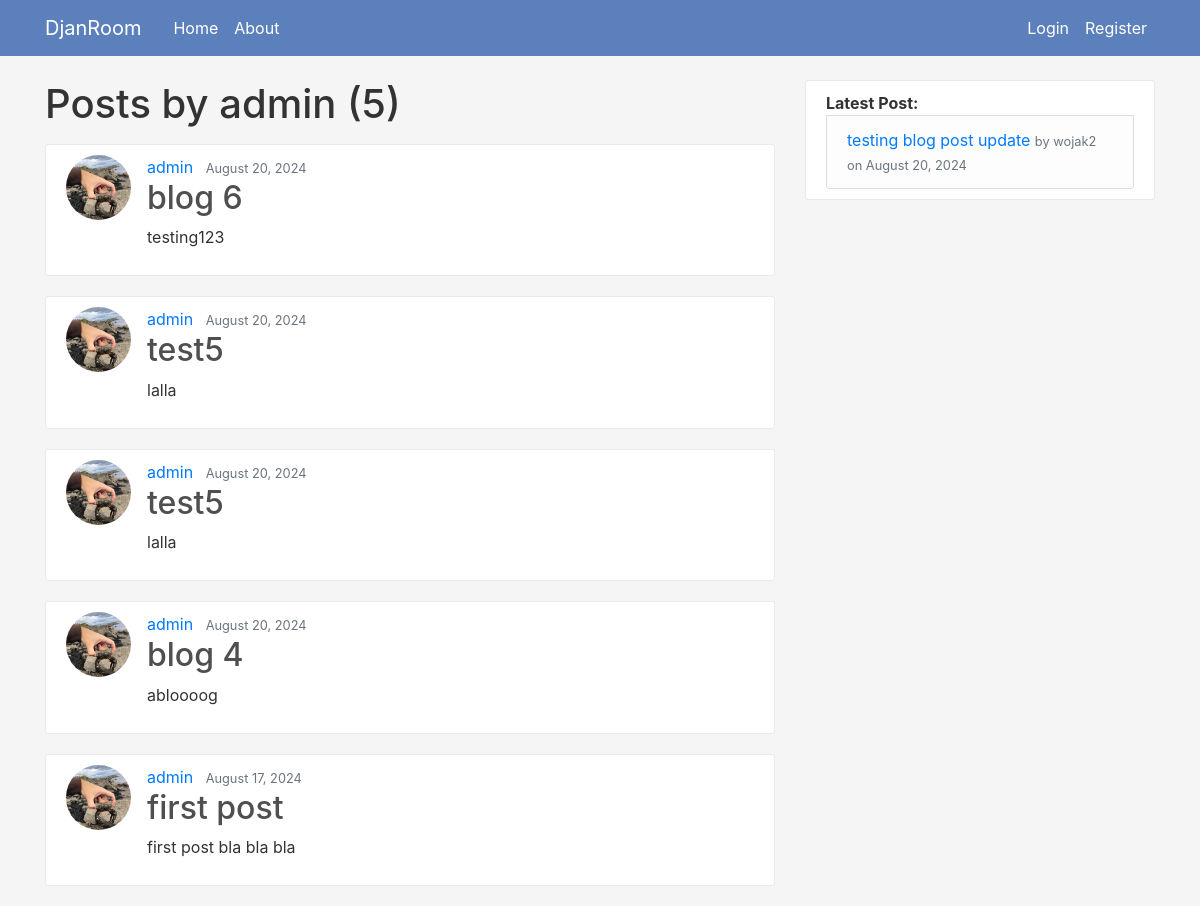
/user/admin, run on an earlier commit of the app's database.
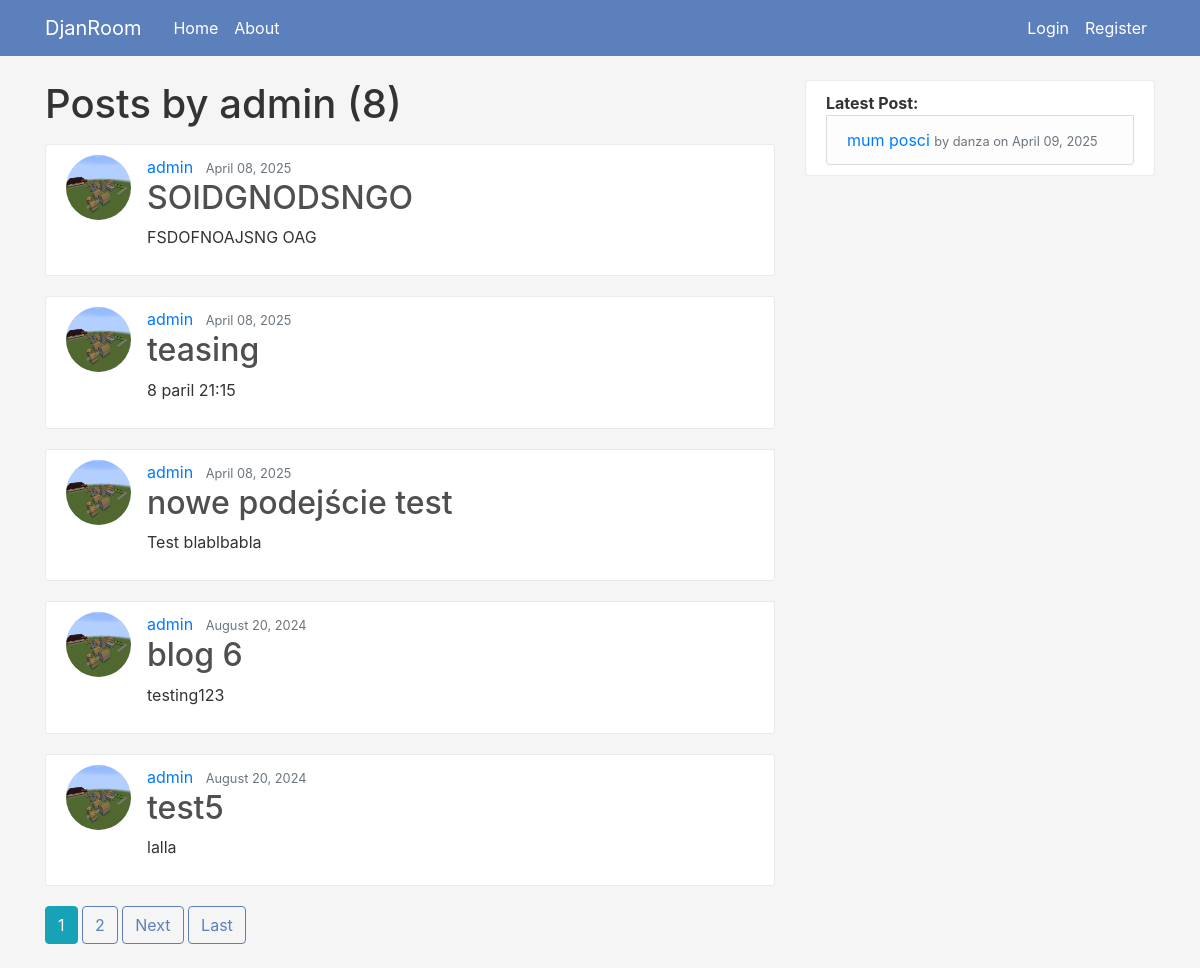
And on a later commit of the database.
### blog/models.py (models this page shows, shortened)
class Post(models.Model):
    title = models.CharField(max_length=100)
    content = models.TextField()
    date_posted = models.DateTimeField(default=timezone.now)
    author = models.ForeignKey(User, on_delete=models.CASCADE)

### users/models.py (models this page shows, shortened)
class Profile(models.Model):
    user = models.OneToOneField(User, on_delete=models.CASCADE)
    image = models.ImageField(default='default.jpg', upload_to='profile_pics')

### blog/views.py (the view)
# urls.py: path('user/<str:username>', UserPostListView.as_view(), name='user-posts'),
class UserPostListView(ListView):
    model = Post
    template_name = 'blog/user_posts.html'
    context_object_name = 'posts'
    paginate_by = 5
    def get_queryset(self):
        user = get_object_or_404(User, username=self.kwargs.get('username'))
        return Post.objects.filter(author=user).order_by('-date_posted')

### blog/context_processors.py (called while the page is built)
def latest_post(request):
    try:
        return {'latest_post': Post.objects.latest('date_posted')}
    except Post.DoesNotExist:
        return {'latest_post': None}

### blog/templates/blog/user_posts.html (shortened to what this page needs)
{% extends "blog/base.html"  %}
{% block content %}
    <h1 class="mb-3"> Posts by {{view.kwargs.username}} ({{ page_obj.paginator.count }})</h1>
    {% for post in posts %}
    <article class="media content-section">
        <img class="rounded-circle article-img" src="{{post.author.profile.image.url}}" >
        <div class="media-body">
          <div class="article-metadata">
            <a class="mr-2" href="{% url 'user-posts' post.author.username %}">{{ post.author }}</a>
            <small class="text-muted">{{ post.date_posted|date:"F d, Y" }}</small>
          </div>
          <h2><a class="article-title" href="{% url 'post-detail' post.id%}">{{ post.title }}</a></h2>
          <p class="article-content">{{ post.content }}</p>
        </div>
      </article>
    {% endfor %}
    {% if is_paginated %}
      {% for num in page_obj.paginator.page_range %}
        {% if page_obj.number == num %}
          <a class="btn btn-info mb-4" href="?page={{num}}"> {{num}}</a>
        {% elif num > page_obj.number|add:'-3' and num < page_obj.number|add:'3' %}
          <a class="btn btn-outline-info mb-4" href="?page={{num}}"> {{num}}</a>
        {% endif %}
      {% endfor %}
      {% if page_obj.has_next %}
        <a class="btn btn-outline-info mb-4" href="?page={{ page_obj.next_page_number }}">Next</a>
        <a class="btn btn-outline-info mb-4" href="?page={{ page_obj.paginator.num_pages }}">Last</a>
      {% endif %}
    {% endif %}
{% endblock content %}

### blog/templates/blog/base.html (shortened to what this page needs)
{% load static %}
<!DOCTYPE html>
<html>
<head>
    <link rel="stylesheet" href="https://cdn.jsdelivr.net/npm/bootstrap@4.0.0/dist/css/bootstrap.min.css">
    <link rel="stylesheet" type="text/css" href="{% static 'blog/main.css' %}?v=2">
</head>
<body>
    <header class="site-header">
        <nav class="navbar navbar-expand-md navbar-dark bg-steel fixed-top">          <div class="container">
            <a class="navbar-brand mr-4" href="{% url 'blog-home' %}">DjanRoom</a>
            <div class="collapse navbar-collapse" id="navbarToggle">
              <div class="navbar-nav mr-auto">
                <a class="nav-item nav-link" href="{% url 'blog-home' %}">Home</a>
                <a class="nav-item nav-link" href="{% url 'blog-about' %}">About</a>
              </div>
              <div class="navbar-nav d-flex align-items-center">
                {% if user.is_authenticated %}
                    <a class="nav-item nav-link" href="{% url 'post-create' %}">New Post</a>
                    <form id="logout-form" method="get" action="{% url 'logout-confirm' %}" class="d-inline">
                        {% csrf_token %}
                        <button class="nav-item nav-link btn btn-link" type="submit">Sign out</button>
                    </form>
                    <a class="nav-item nav-link" href="{% url 'profile' %}">Profile</a>
                {% else %}
                    <a class="nav-item nav-link" href="{% url 'login' %}">Login</a>
                    <a class="nav-item nav-link" href="{% url 'register' %}">Register</a>
                {% endif %}
            </div>
            </div>
          </div>
        </nav>
    </header>
    <main role="main" class="container">
        <div class="row">
          <div class="col-md-8">
            {% block content %}{% endblock %}
          </div>
          <div class="col-md-4">
            <div class="content-section">
                <strong>Latest Post:</strong>
                <li class="list-group-item list-group-item-light">
                  {% if latest_post %}
                    <a href="{% url 'post-detail' latest_post.pk %}">{{ latest_post.title }}</a>
                    <small class="text-muted">by {{ latest_post.author }} on {{ latest_post.date_posted|date:"F d, Y" }}</small>
                  {% else %}
                    No posts available.
                  {% endif %}
                </li>
            </div>
          </div>
        </div>
      </main>
</body>
</html>

What changed in the data, as far as the page shows it:
no longer on this page (row unchanged): Post: author.profile.image (picture), author "admin", date_posted "August 20, 2024", title "test5", content "lalla"
no longer on this page (row unchanged): Post: author.profile.image (picture), author "admin", date_posted "August 20, 2024", title "blog 4", content "abloooog"
no longer on this page (row unchanged): Post: author.profile.image (picture), author "admin", date_posted "August 17, 2024", title "first post", content "first post bla bla bla"
no longer on this page (row unchanged): Post: title "testing blog post update", author "wojak2", date_posted "August 20, 2024"
added Post: author.profile.image (picture), author "admin", date_posted "April 08, 2025", title "SOIDGNODSNGO", content "FSDOFNOAJSNG OAG"
added Post: author.profile.image (picture), author "admin", date_posted "April 08, 2025", title "teasing", content "8 paril 21:15"
added Post: author.profile.image (picture), author "admin", date_posted "April 08, 2025", title "nowe podejście test", content "Test blablbabla"
changed through a linked row, Post "blog 6": author.profile.image: a different picture
changed through a linked row, Post "test5": author.profile.image: a different picture
added Post: title "mum posci", author "danza", date_posted "April 09, 2025"
Also different on the page:
{{ page_obj.paginator.count }}: "5" → "8"
new list line: "1"
new list line: "2"
text now shown: "Next Last"
